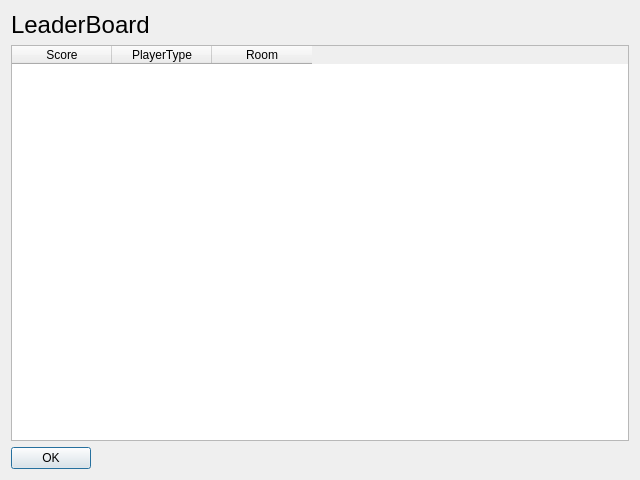
<?xml version="1.0" encoding="UTF-8"?>
<ui version="4.0">
 <class>LeaderBoard</class>
 <widget class="QDialog" name="LeaderBoard">
  <property name="geometry">
   <rect>
    <x>0</x>
    <y>0</y>
    <width>640</width>
    <height>480</height>
   </rect>
  </property>
  <property name="windowTitle">
   <string>Dialog</string>
  </property>
  <layout class="QVBoxLayout" name="verticalLayout">
   <item>
    <widget class="QLabel" name="label">
     <property name="font">
      <font>
       <pointsize>18</pointsize>
      </font>
     </property>
     <property name="text">
      <string>LeaderBoard</string>
     </property>
    </widget>
   </item>
   <item>
    <widget class="QTableWidget" name="tableWidget">
     <property name="sizePolicy">
      <sizepolicy hsizetype="Expanding" vsizetype="Expanding">
       <horstretch>0</horstretch>
       <verstretch>0</verstretch>
      </sizepolicy>
     </property>
     <column>
      <property name="text">
       <string>Score</string>
      </property>
     </column>
     <column>
      <property name="text">
       <string>PlayerType</string>
      </property>
     </column>
     <column>
      <property name="text">
       <string>Room</string>
      </property>
     </column>
    </widget>
   </item>
   <item>
    <widget class="QDialogButtonBox" name="buttonBox">
     <property name="enabled">
      <bool>true</bool>
     </property>
     <property name="sizePolicy">
      <sizepolicy hsizetype="Fixed" vsizetype="Fixed">
       <horstretch>0</horstretch>
       <verstretch>0</verstretch>
      </sizepolicy>
     </property>
     <property name="orientation">
      <enum>Qt::Vertical</enum>
     </property>
     <property name="standardButtons">
      <set>QDialogButtonBox::Ok</set>
     </property>
    </widget>
   </item>
  </layout>
 </widget>
 <resources/>
 <connections>
  <connection>
   <sender>buttonBox</sender>
   <signal>accepted()</signal>
   <receiver>LeaderBoard</receiver>
   <slot>accept()</slot>
   <hints>
    <hint type="sourcelabel">
     <x>248</x>
     <y>254</y>
    </hint>
    <hint type="destinationlabel">
     <x>157</x>
     <y>274</y>
    </hint>
   </hints>
  </connection>
 </connections>
</ui>
